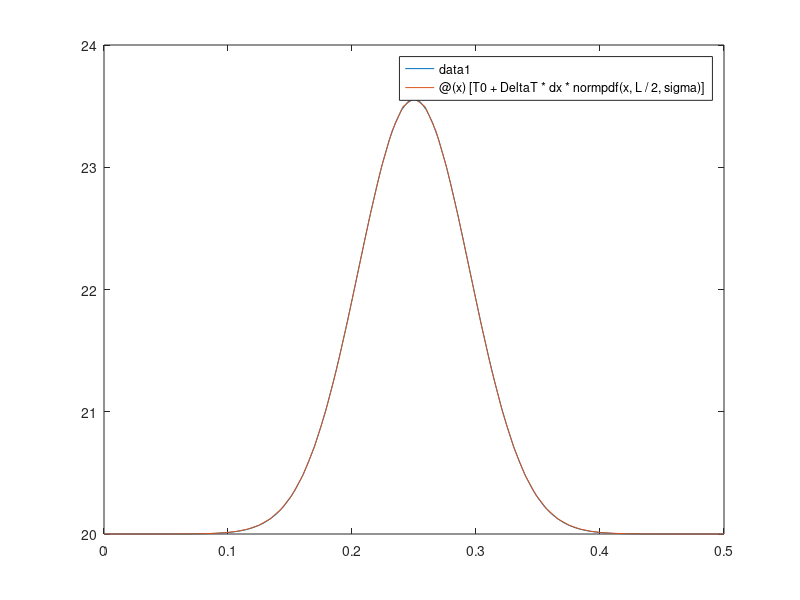

This chart was generated by the following MATLAB code:
function HeatProp
% Parametri fisici
eta = 0.45; L = 0.5; kappa = 10;
% Delta x, Delta t
N = 101; x = linspace(0.0,L,N);
dx = x(2)-x(1); dt = (eta*dx^2)/kappa; % eta = kappa*dt/dx^2
% Impulso di calore iniziale e condizioni al contorno
T0 = 20; DeltaT = 80;
T = ones(N,1)*T0;
T((N+1)/2) = T0+DeltaT;
plot(x,T,'*b');
% ....
% Evoluzione
t = 0; tend = 1e-4;
while t<tend
    T(2:end-1)=T(2:end-1)+eta*(T(3:end)-2*T(2:end-1)+T(1:end-2));
    % Assegno componente per componente, sposto tutto a dx/sx di 1
    plot(x,T);


    % iterazione
    % ....
    drawnow limitrate nocallbacks
    t = t+dt; 
    end
    sigma=sqrt(2*kappa*t);
    fgaus=@(x)[T0+DeltaT*dx*normpdf(x,L/2,sigma)];
    hold on;
    fplot (fgaus,[0 L]);
    hold off;
